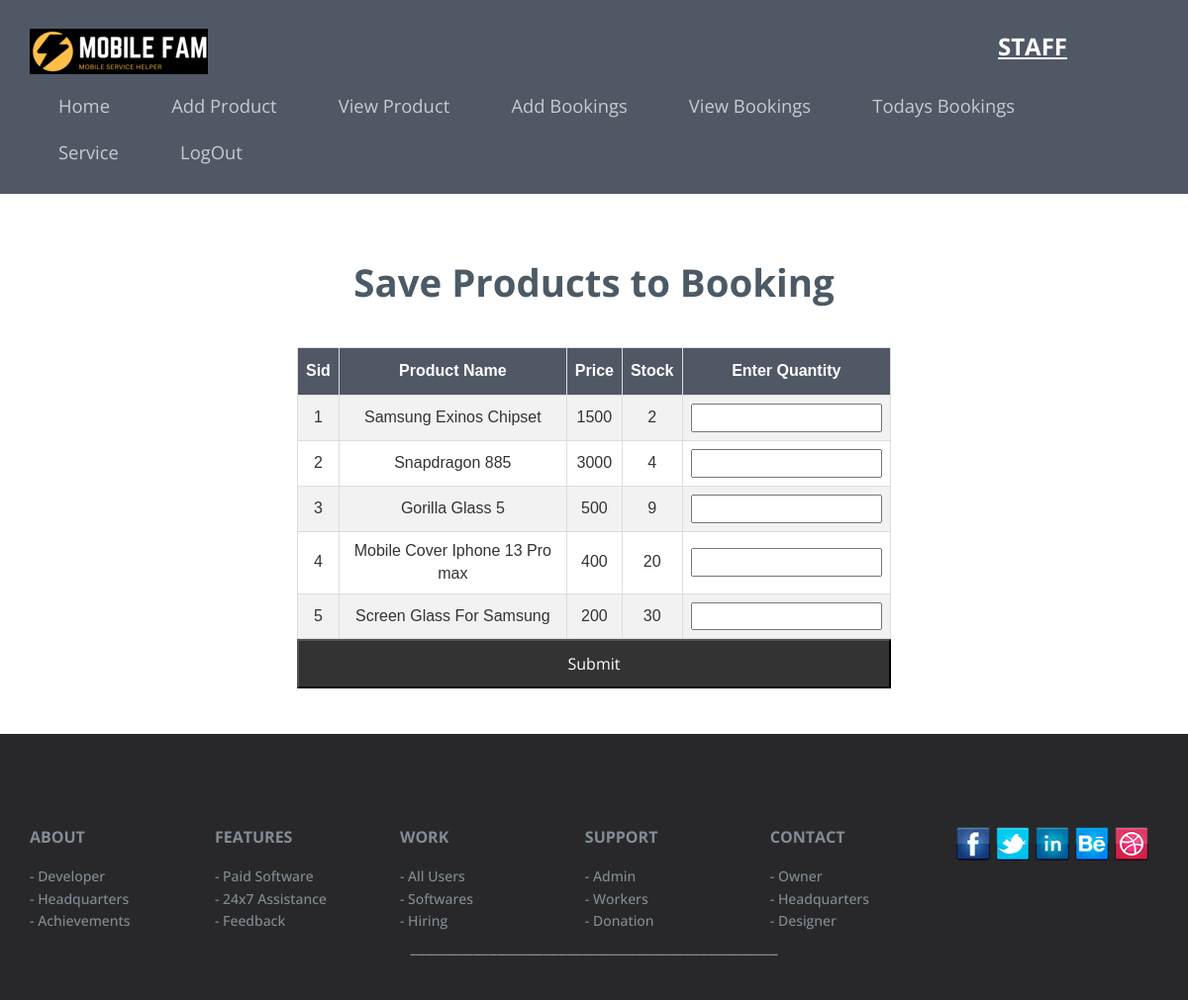
/calculatebill.php, run on the app's committed database.
### tables this page shows
CREATE TABLE IF NOT EXISTS `stock` (
  `stockid` INT(11) NOT NULL AUTO_INCREMENT,
  `pname` VARCHAR(60) NOT NULL,
  `price` VARCHAR(80) NOT NULL,
  `stock` VARCHAR(89) NOT NULL,
  `sid` INT(11) NOT NULL,
  `oid` INT(11) NOT NULL,
  PRIMARY KEY (`stockid`)
);

### calculatebill.php (the view, shortened to what this page needs)
<?php
include("connection.php");
include('sheader.php');
?>
<div class="contact-mian">
    <h3>Save Products to Booking</h3>
    <table id="customers">
        <tr>
            <th>
                Sid
            </th>
            <th>
                Product Name
            </th>
            <th>
                Price
            </th>
            <th>
                Stock
            </th>
            <th>
                Enter Quantity
            </th>
            <?php
            $ret = " SELECT * FROM stock  ";
            $re = mysqli_query($conn, $ret);
            if ($re) {
                $i=0;
                while ($data = mysqli_fetch_assoc($re)) {
                    $id = $data['stockid'];
                    $fid = $data['pname'];
                    $question = $data['price'];
                    $answer = $data['stock'];
            ?>
  <form method="POST">
        <tr>
            <td>
                <?php
                    echo $id;
                ?>
            </td>
            <td>
                <?php
                    echo $fid;
                ?>
            </td>
            <td>
                <?php
                    echo $question;
                ?>
            </td>
            <td>
                <?php
                if ($answer<=0)
                {
                    echo "No Stock";
                }
                else{
                    echo $answer;
                }
                ?>
            </td>
                <td>
                    <?php
                if ($answer>0)
                {
                   echo " <input type='text' name='t1$i'>";
?>
        <?php
                }
        $i=$i+1;
                }
        ?>
        </td>
        </tr>
         </table><input type="submit" name="submit" style="color: white; background-color:#333; height:50px">
</div>
<?php
            } else {
                echo "<script type = \"text/javascript\">
alert(\"Sorry You Dont Have Any Question.\");
</script>";
            }
?>
<?php
include('common_footer.php');
?>

### sheader.php (shortened to what this page needs)
<!DOCTYPE html>
<html>
<head>
	<link href="css/bootstrap.css" rel='stylesheet' type='text/css' />
	<link href="css/style.css" rel='stylesheet' type='text/css' />
</head>
<body>
	<div class="header" id="home">
		<div class="container">
			<div class="head">
				<div class="logo">
				<img src="images/logo1.png" alt="" />
				<b style="color: white; font-size: x-large; "><u>STAFF</u></b>
				</div>
				<div class="navigation">
					<ul class="navig">
						<li style="padding-top: 15px;"><a href="shome.html" >Home</a></li>
						<li><a href="staff_add_product.php">Add Product</a></li>
						<li><a href="staff_view_product.php">View Product</a></li>
						<li><a href="staff _add_booking.php">Add Bookings</a></li>
						<li><a href="staff_view_booking.php">View Bookings</a></li>
						<li ><a href="staff_view_current_booking.php">Todays Bookings</a></li>
						<li ><a href="service.php">Service</a></li>
						<li style="margin-top: 20px;"><a href="index.html">LogOut</a></li>
					</ul>
			</div>
			</div>
		</div>
	</div>
	<BR>
	<BR><BR>

### common_footer.php (shortened to what this page needs)
<div class="footer">
    <div class="container">
        <div class="footer-top">
            <div class="footer-left">
                <div class="footer-text">
                    <a href="about.html">ABOUT</a>
						<ul>
							<li><a href="#">- Developer</a></li>
						   <li><a href="#">- Headquarters</a></li>
						   <li><a href="#">- Achievements</a></li>
						</ul>
					</div>
					<div class="footer-text">
						<a href="features.html">FEATURES</a>
						<ul>
							<li><a href="#">- Paid Software</a></li>
						   <li><a href="#">- 24x7 Assistance</a></li>
						   <li><a href="#">- Feedback </a></li>
						</ul>
					</div>
					<div class="footer-text">
						<a href="work.html">WORK</a>
						<ul>
							<li><a href="#">- All Users</a></li>
						   <li><a href="#">- Softwares</a></li>
						   <li><a href="#">- Hiring</a></li>
						</ul>
					</div>
					<div class="footer-text">
						<a href="support.html">SUPPORT</a>
						<ul>
							<li><a href="#">- Admin</a></li>
						   <li><a href="#">- Workers</a></li>
						   <li><a href="#">- Donation</a></li>
						</ul>
					</div>
					<div class="footer-text">
						<a href="contact.html">CONTACT</a>
						<ul>
							<li><a href="#">- Owner</a></li>
						   <li><a href="#">- Headquarters</a></li>
						   <li><a href="#">- Designer</a></li>
						</ul>
					</div>
				</div>
				<div class="footer-right">
					<ul>
						<li><a href="https://www.facebook.com/"><span class="fb"> </span></a></li>
						<li><a href="https://twitter.com/?lang=en"><span class="twt"> </span></a></li>
						<li><a href="https://www.linkedin.com/"><span class="in"> </span></a></li>
						<li><a href="https://www.behance.net/"><span class="be"> </span></a></li>
						<li><a href="https://drbl.org/"><span class="drbl"> </span></a></li>
					</ul>
				</div>
				<div class="footer-bottom">
                <p><b>_______________________________________________</b></p>
            </div>
			</div>
		</div>
	</div>
</body>
</html>

### css/style.css (style rules this page uses)
html, body { font-size: 100%; background: #fff; font-family: 'Open Sans', sans-serif; }
body a { transition: 0.5s all ease; -webkit-transition: 0.5s all ease; -moz-transition: 0.5s all ease; -o-transition: 0.5s all ease; -ms-transition: 0.5s all ease; }
h1,h2,h3,h4,h5,h6 { margin:0; }
p { margin:0; }
ul,label { margin:0; padding:0; }
.navigation { float: right; }
.logo { float: left; }
.header { padding: 2em 0; background:#505866; }
ul.navig { padding: 0; margin-top: 0.45%; }
ul.navig li { display: inline-block; margin: 0 2px; position: relative; }
ul.navig li a { font-size: 1.15em; color: rgba(255, 255, 255, 0.69); font-weight: 400; text-decoration: none; padding: 8px 27px; background: #505866; border-radius: 0.3em; -webkit-border-radius: 0.3em; -moz-border-radius: 0.3em; -o-border-radius: 0.3em; -ms-border-radius: 0.3em; }
ul.navig li a:after { width:15px; height:15px; background:red; display: none; content:""; position:absolute; top:0; }
.footer { background: #28282b; padding: 2.6em 0px; }
.footer-text { width:20%; float:left; }
.footer-text a { color:#828d93; font-weight:700; font-size:1em; }
.footer-text ul { padding:0; margin-top:1em; }
.footer-text ul li { list-style:none; display:block; }
.footer-text ul li a { color:#828d93; font-weight:500; font-size:14px; }
.footer-right ul { padding: 0; }
.footer-right ul li { list-style:none; display:inline-block; }
.footer-right ul li a span { background:url(../images/footer-sprit.png) no-repeat; width:36px; height:36px; display:block; opacity: 1.0; filter: alpha(opacity=100); transition: all 0.3s ease; -webkit-transition: all 0.3s ease; -moz-transition: all 0.3s ease; -o-transition: all 0.3s ease; }
.footer-right ul li a span.fb { background-position:0px 0px; }
.footer-right ul li a span.twt { background-position:-36px 0px; }
.footer-right ul li a span.in { background-position:-72px 0px; }
.footer-right ul li a span.be { background-position:-108px 0px; }
.footer-right ul li a span.drbl { background-position:-144px 0px; }
.footer-left { width:82%; float:left; }
.footer-right { width:18%; float:right; }
.footer-bottom { margin-top:4em; text-align:center; }
.footer-bottom p { color: #828d93; font-size: 1.2em; }
.container:after { content: "\0020"; display: block; height: 0; clear: both; visibility: hidden; }
.contact-mian { text-align:center; }
.contact-mian h3,.about-main h3,.advn-main h3,.portfolio-top h3,.features-main h3 { font-weight:700; font-size:2.5em; color:#4b5a65; margin:0; text-align:center; }
@media (max-width:1440px) { ul.navig { margin-top: 0.4%; } }
@media (max-width:1366px) { .header { padding: 1.8em 0; } }
@media (max-width:1366px) { .contact-mian h3, .about-main h3, .advn-main h3, .portfolio-top h3, .features-main h3,.team-main h3 { font-size: 2.4em; } }
@media (max-width:1280px) { .footer-bottom { margin-top: 3.2em; } }

### sheader.php (style rules this page uses)
.contact-mian { padding: 0 300px; text-align: left; }
.contact-mian input, select { width: 100%; }
.contact-mian h3 { margin: 0 0 45px; }
#customers { font-family: Arial, Helvetica, sans-serif; border-collapse: collapse; width: 100%; text-align: center; }
#customers td, #customers th { border: 1px solid #ddd; padding: 8px; text-align: center; }
#customers tr:nth-child(even) { background-color: #f2f2f2; }
#customers th { padding-top: 12px; padding-bottom: 12px; background-color: #505866; color: white; }

### data on the page
stock: stockid "1", pname "Samsung Exinos Chipset", price "1500", stock "2"
stock: stockid "2", pname "Snapdragon 885", price "3000", stock "4"
stock: stockid "3", pname "Gorilla Glass 5", price "500", stock "9"
stock: stockid "4", pname "Mobile Cover Iphone 13 Pro max", price "400", stock "20"
stock: stockid "5", pname "Screen Glass For Samsung", price "200", stock "30"
